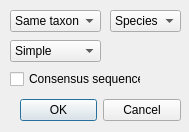
<?xml version="1.0" encoding="UTF-8"?>
<ui version="4.0">
 <class>Dialog</class>
 <widget class="QDialog" name="Dialog">
  <property name="geometry">
   <rect>
    <x>0</x>
    <y>0</y>
    <width>189</width>
    <height>132</height>
   </rect>
  </property>
  <property name="windowTitle">
   <string>Dialog</string>
  </property>
  <widget class="QDialogButtonBox" name="buttonBox">
   <property name="geometry">
    <rect>
     <x>20</x>
     <y>90</y>
     <width>161</width>
     <height>41</height>
    </rect>
   </property>
   <property name="orientation">
    <enum>Qt::Horizontal</enum>
   </property>
   <property name="standardButtons">
    <set>QDialogButtonBox::Cancel|QDialogButtonBox::Ok</set>
   </property>
  </widget>
  <widget class="QComboBox" name="comboBox">
   <property name="geometry">
    <rect>
     <x>10</x>
     <y>10</y>
     <width>91</width>
     <height>22</height>
    </rect>
   </property>
   <item>
    <property name="text">
     <string>Same taxon</string>
    </property>
   </item>
   <item>
    <property name="text">
     <string>Same locus</string>
    </property>
   </item>
  </widget>
  <widget class="QComboBox" name="comboBox_2">
   <property name="geometry">
    <rect>
     <x>110</x>
     <y>10</y>
     <width>71</width>
     <height>22</height>
    </rect>
   </property>
   <item>
    <property name="text">
     <string>Species</string>
    </property>
   </item>
   <item>
    <property name="text">
     <string>Genus</string>
    </property>
   </item>
   <item>
    <property name="text">
     <string>Family</string>
    </property>
   </item>
  </widget>
  <widget class="QComboBox" name="comboBox_3">
   <property name="geometry">
    <rect>
     <x>10</x>
     <y>40</y>
     <width>91</width>
     <height>22</height>
    </rect>
   </property>
   <item>
    <property name="text">
     <string>Simple</string>
    </property>
   </item>
   <item>
    <property name="text">
     <string>MUSCLE</string>
    </property>
   </item>
  </widget>
  <widget class="QCheckBox" name="checkBox">
   <property name="geometry">
    <rect>
     <x>10</x>
     <y>70</y>
     <width>131</width>
     <height>18</height>
    </rect>
   </property>
   <property name="text">
    <string>Consensus sequence</string>
   </property>
  </widget>
 </widget>
 <resources/>
 <connections>
  <connection>
   <sender>buttonBox</sender>
   <signal>accepted()</signal>
   <receiver>Dialog</receiver>
   <slot>accept()</slot>
   <hints>
    <hint type="sourcelabel">
     <x>248</x>
     <y>254</y>
    </hint>
    <hint type="destinationlabel">
     <x>157</x>
     <y>274</y>
    </hint>
   </hints>
  </connection>
  <connection>
   <sender>buttonBox</sender>
   <signal>rejected()</signal>
   <receiver>Dialog</receiver>
   <slot>reject()</slot>
   <hints>
    <hint type="sourcelabel">
     <x>316</x>
     <y>260</y>
    </hint>
    <hint type="destinationlabel">
     <x>286</x>
     <y>274</y>
    </hint>
   </hints>
  </connection>
 </connections>
</ui>
